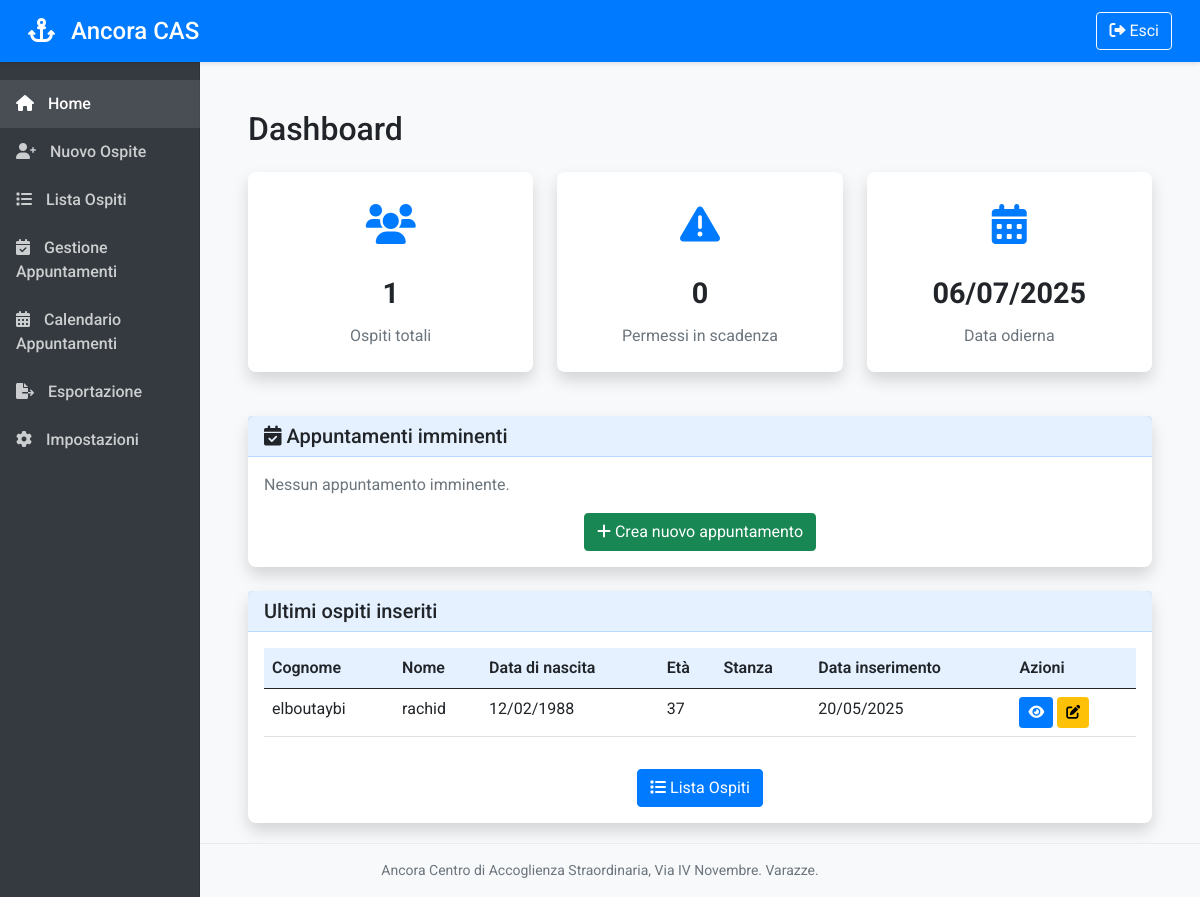
/dashboard (signed in), run on the app's committed database.
### models.py (models this page shows, shortened)
class Guest(db.Model):
    __tablename__ = 'guests'
    id = db.Column(db.Integer, primary_key=True)
    last_name = db.Column(db.String(100), nullable=False)
    first_name = db.Column(db.String(100), nullable=False)
    gender = db.Column(db.String(1), nullable=False)  # M or F
    birth_place = db.Column(db.String(100), nullable=False)
    province = db.Column(db.String(2))  # Province code (2 chars)
    birth_date = db.Column(db.Date, nullable=False)
    fiscal_code = db.Column(db.String(16))
    country_code = db.Column(db.String(4))  # Foreign country code (Z + 3 digits)
    permit_number = db.Column(db.String(50))
    permit_date = db.Column(db.Date)
    permit_expiry = db.Column(db.Date)
    health_card = db.Column(db.String(50))
    health_card_expiry = db.Column(db.Date)
    entry_date = db.Column(db.Date, default=datetime.utcnow)
    exit_date = db.Column(db.Date)
    check_in_date = db.Column(db.Date)  # Data check in
    check_out_date = db.Column(db.Date)  # Data check out
    room_number = db.Column(db.String(10))
    floor = db.Column(db.String(10))
    family_relations = db.Column(db.Text)
    custom_fields = db.relationship('CustomField', backref='guest', lazy=True, cascade="all, delete-orphan")
    appointments = db.relationship('Appointment', backref='guest', lazy=True, cascade="all, delete-orphan")

### app.py (the view)
@app.route('/dashboard')
@login_required
@handle_database_error
def dashboard():
    total_guests = Guest.query.count()
    expiring_permits = check_expiring_permits()
    latest_guests = Guest.query.order_by(Guest.entry_date.desc()).limit(5).all()
    today = datetime.now().date()
    week_from_now = today + timedelta(days=7)
    upcoming_appointments = Appointment.query.filter(
        Appointment.appointment_date >= today,
        Appointment.appointment_date <= week_from_now,
        Appointment.is_completed == False
    ).order_by(Appointment.appointment_date, Appointment.appointment_time).all()
    return render_template('dashboard.html',
                          total_guests=total_guests,
                          expiring_permits=len(expiring_permits),
                          latest_guests=latest_guests,
                          expiring_list=expiring_permits,
                          upcoming_appointments=upcoming_appointments,
                          today=today,
                          is_tomorrow=is_tomorrow)

### app.py (called while the page is built)
@app.context_processor
def inject_now():
    return {'now': datetime.now()}

def handle_database_error(func):
    @wraps(func)
    def wrapper(*args, **kwargs):
        try:
            return func(*args, **kwargs)
        except OperationalError as e:
            app.logger.error(f"Database error in {func.__name__}: {str(e)}")
            db.session.rollback()
            flash('Errore di connessione al database. Riprova tra qualche minuto.', 'danger')
            return redirect(url_for('dashboard'))
        except Exception as e:
            app.logger.error(f"Unexpected error in {func.__name__}: {str(e)}")
            db.session.rollback()
            flash('Si è verificato un errore imprevisto.', 'danger')
            return redirect(url_for('dashboard'))
    return wrapper

def login_required(f):
    @wraps(f)
    def decorated_function(*args, **kwargs):
        if 'logged_in' not in session:
            flash('Accesso richiesto', 'danger')
            return redirect(url_for('login'))
        return f(*args, **kwargs)
    return decorated_function

### utils.py (called while the page is built)
def check_expiring_permits():
    today = datetime.now().date()
    seven_days_from_now = today + timedelta(days=7)
    expiring_permits = Guest.query.filter(
        Guest.permit_expiry.isnot(None),
        Guest.permit_expiry <= seven_days_from_now,
        Guest.permit_expiry >= today
    ).all()
    return expiring_permits

### templates/dashboard.html (shortened to what this page needs)
{% extends "layout.html" %}
{% block content %}
<div class="container-fluid py-4">
    <h1 class="h2 mb-4">Dashboard</h1>
    <div class="row">
        <div class="col-md-4 mb-4">
            <div class="card stat-card">
                <div class="card-body">
                    <div class="stat-icon">
                        <i class="fas fa-users"></i>
                    </div>
                    <div class="stat-value">{{ total_guests }}</div>
                    <div class="stat-label">Ospiti totali</div>
                </div>
            </div>
        </div>
        <div class="col-md-4 mb-4">
            <div class="card stat-card">
                <div class="card-body">
                    <div class="stat-icon">
                        <i class="fas fa-exclamation-triangle"></i>
                    </div>
                    <div class="stat-value">{{ expiring_permits }}</div>
                    <div class="stat-label">Permessi in scadenza</div>
                </div>
            </div>
        </div>
        <div class="col-md-4 mb-4">
            <div class="card stat-card">
                <div class="card-body">
                    <div class="stat-icon">
                        <i class="fas fa-calendar-alt"></i>
                    </div>
                    <div class="stat-value">{{ today_date }}</div>
                    <div class="stat-label">Data odierna</div>
                </div>
            </div>
        </div>
    </div>
    <div class="card mb-4">
        <div class="card-header">
            <h5 class="mb-0">
                <i class="fas fa-calendar-check"></i>
                Appuntamenti imminenti
            </h5>
        </div>
        <div class="card-body">
            {% if upcoming_appointments %}
            <div class="table-responsive">
                <table class="table table-bordered">
                    <thead>
                        <tr>
                            <th>Ospite</th>
                            <th>Titolo</th>
                            <th class="d-none d-md-table-cell">Data</th>
                            <th class="d-none d-sm-table-cell">Ora</th>
                            <th class="d-none d-lg-table-cell">Luogo</th>
                            <th>Azioni</th>
                        </tr>
                    </thead>
                    <tbody>
                        {% for appointment in upcoming_appointments %}
                        <tr class="{% if is_tomorrow(appointment.appointment_date) %}table-warning{% endif %}">
                            <td>{{ appointment.guest.first_name }} {{ appointment.guest.last_name }}</td>
                            <td>{{ appointment.title }}</td>
                            <td class="d-none d-md-table-cell">{{ appointment.appointment_date.strftime('%d/%m/%Y') }}</td>
                            <td class="d-none d-sm-table-cell">{{ appointment.appointment_time.strftime('%H:%M') }}</td>
                            <td class="d-none d-lg-table-cell">{{ appointment.location }}</td>
                            <td>
                                <a href="{{ url_for('appointment_detail', appointment_id=appointment.id) }}" class="btn btn-sm btn-primary">
                                    <i class="fas fa-eye"></i>
                                </a>
                                <a href="{{ url_for('edit_appointment', appointment_id=appointment.id) }}" class="btn btn-sm btn-warning">
                                    <i class="fas fa-edit"></i>
                                </a>
                            </td>
                        </tr>
                        {% endfor %}
                    </tbody>
                </table>
            </div>
            <div class="text-center mt-3">
                <a href="{{ url_for('calendar') }}" class="btn btn-primary">
                    <i class="fas fa-calendar-alt"></i> Visualizza calendario completo
                </a>
                <a href="{{ url_for('new_appointment') }}" class="btn btn-success">
                    <i class="fas fa-plus"></i> Nuovo appuntamento
                </a>
            </div>
            {% else %}
            <p class="text-muted">Nessun appuntamento imminente.</p>
            <div class="text-center mt-3">
                <a href="{{ url_for('new_appointment') }}" class="btn btn-success">
                    <i class="fas fa-plus"></i> Crea nuovo appuntamento
                </a>
            </div>
            {% endif %}
        </div>
    </div>
    <div class="card">
        <div class="card-header">
            <h5 class="mb-0">Ultimi ospiti inseriti</h5>
        </div>
        <div class="card-body">
            {% if latest_guests %}
            <div class="table-responsive">
                <table class="table table-hover">
                    <thead>
                        <tr>
                            <th>Cognome</th>
                            <th>Nome</th>
                            <th class="d-none d-lg-table-cell">Data di nascita</th>
                            <th class="d-none d-md-table-cell">Età</th>
                            <th class="d-none d-sm-table-cell">Stanza</th>
                            <th class="d-none d-lg-table-cell">Data inserimento</th>
                            <th>Azioni</th>
                        </tr>
                    </thead>
                    <tbody>
                        {% for guest in latest_guests %}
                        <tr>
                            <td>{{ guest.last_name }}</td>
                            <td>{{ guest.first_name }}</td>
                            <td class="d-none d-lg-table-cell">{{ guest.birth_date.strftime('%d/%m/%Y') }}</td>
                            <td class="d-none d-md-table-cell">{{ calculate_age(guest.birth_date) }}</td>
                            <td class="d-none d-sm-table-cell">{{ guest.room_number }}</td>
                            <td class="d-none d-lg-table-cell">{{ guest.entry_date.strftime('%d/%m/%Y') }}</td>
                            <td>
                                <a href="{{ url_for('guest_detail', guest_id=guest.id) }}" class="btn btn-sm btn-primary">
                                    <i class="fas fa-eye"></i>
                                </a>
                                <a href="{{ url_for('edit_guest', guest_id=guest.id) }}" class="btn btn-sm btn-warning">
                                    <i class="fas fa-edit"></i>
                                </a>
                            </td>
                        </tr>
                        {% endfor %}
                    </tbody>
                </table>
            </div>
            {% else %}
            <p class="text-muted">Nessun ospite inserito.</p>
            {% endif %}
            <div class="text-center mt-3">
                <a href="{{ url_for('archive') }}" class="btn btn-primary">
                    <i class="fas fa-list"></i> Lista Ospiti
                </a>
            </div>
        </div>
    </div>
</div>
{% endblock %}

### static/css/styles.css (style rules this page uses)
body { font-family: 'Roboto', sans-serif; background-color: #f8f9fa; }
.card { margin-bottom: 20px; border: none; box-shadow: 0 0.5rem 1rem rgba(0, 0, 0, 0.15); border-radius: 0.5rem; }
.card-header { background-color: rgba(0, 123, 255, 0.1); border-bottom: 1px solid rgba(0, 123, 255, 0.2); font-weight: 500; }
.stat-card { transition: transform 0.3s; }
.stat-card .card-body { text-align: center; padding: 1.5rem; }
.stat-card .stat-icon { font-size: 2.5rem; margin-bottom: 1rem; color: #007bff; }
.stat-card .stat-value { font-size: 1.8rem; font-weight: 700; margin-bottom: 0.5rem; }
.stat-card .stat-label { font-size: 1rem; color: #6c757d; }
.table thead th { font-weight: 600; background-color: rgba(0, 123, 255, 0.1); border-top: none; }
.btn-primary { background-color: #007bff; border-color: #007bff; }

### data on the page
Guest: last_name "elboutaybi", first_name "rachid", birth_date "12/02/1988", birth_date "37", entry_date "20/05/2025"

### other printed values
{{ total_guests }} "1"
{{ expiring_permits }} "0"
